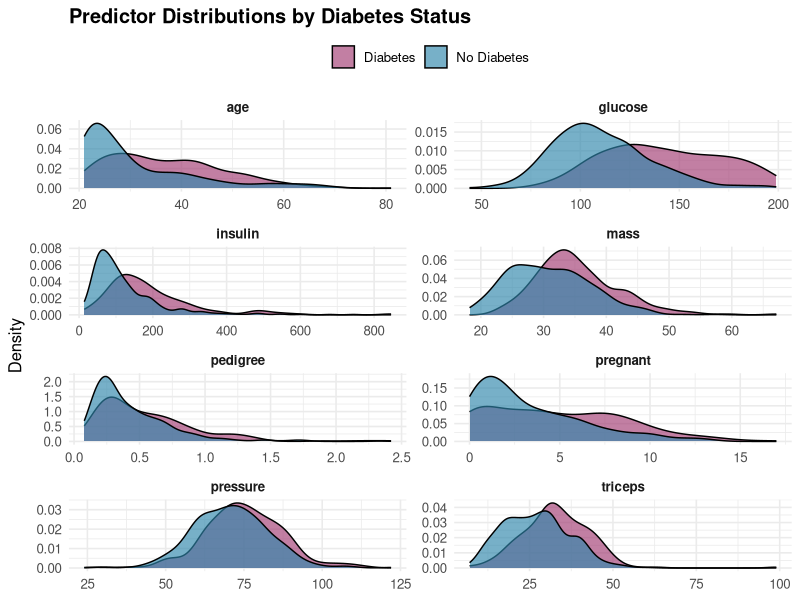
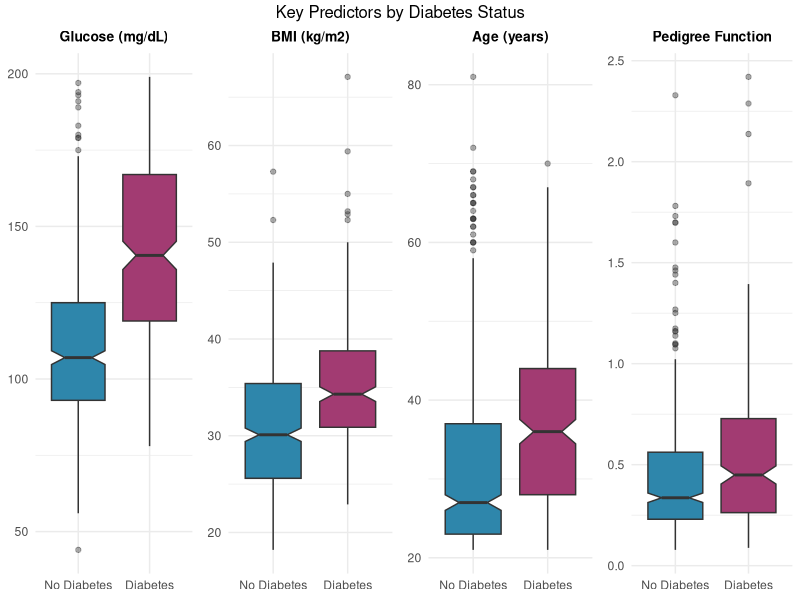
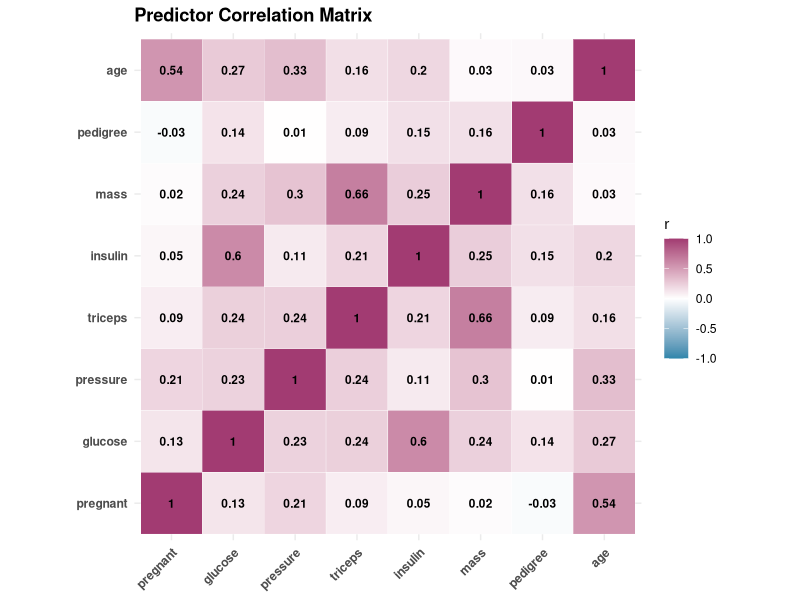
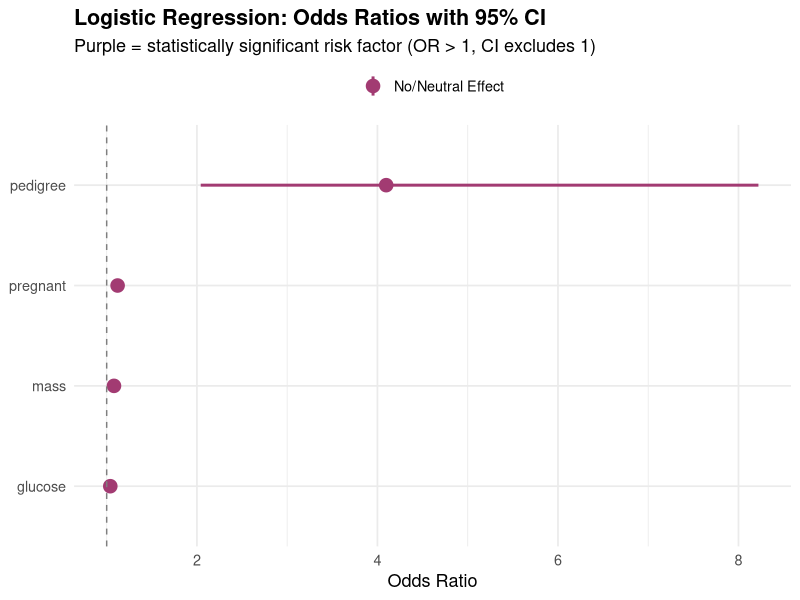
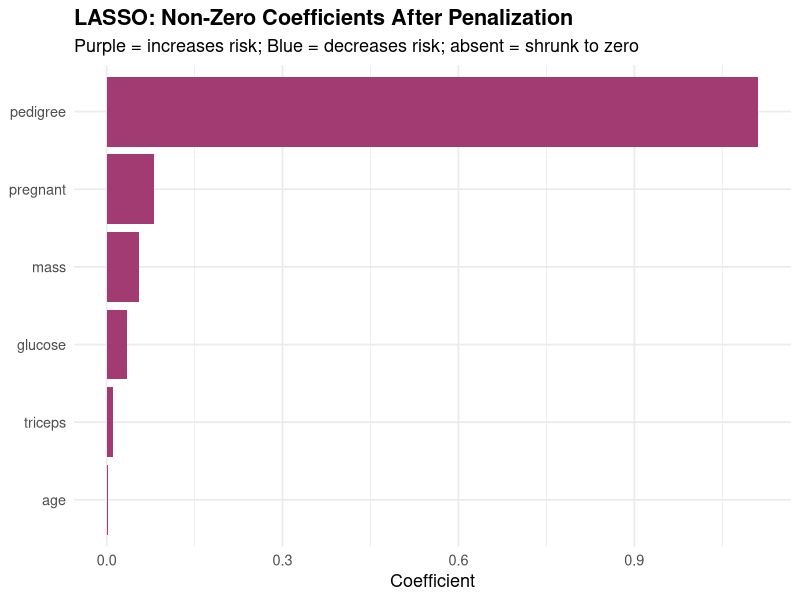
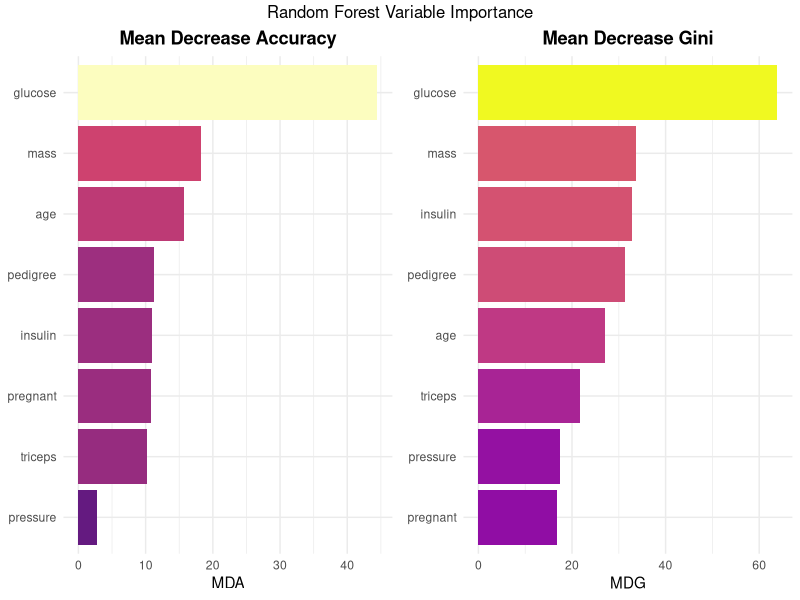
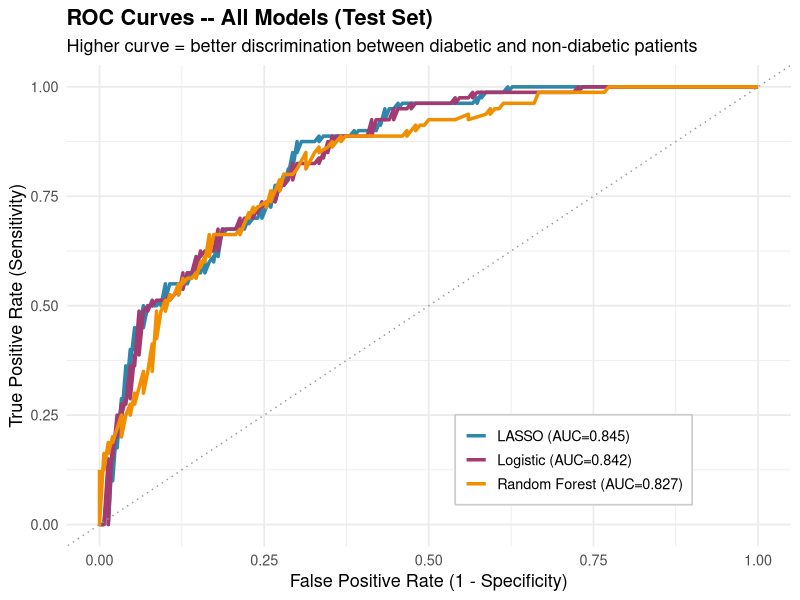
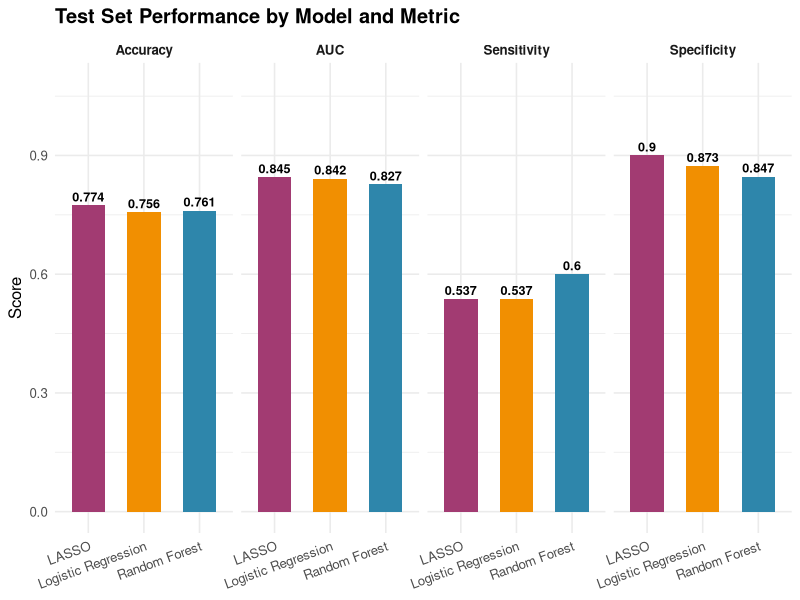

These figures' R source, in order:
## ---- chunk 1
knitr::opts_chunk$set(echo = TRUE, warning = FALSE, message = FALSE)
## ---- chunk 2
rm(list = ls())
set.seed(123)

required_packages <- c(
  "tidyverse", "mlbench", "caret", "pROC",
  "glmnet", "mice", "gridExtra", "reshape2",
  "randomForest", "knitr", "kableExtra", "scales", "viridis"
)

for (pkg in required_packages) {
  if (!requireNamespace(pkg, quietly = TRUE)) install.packages(pkg)
  suppressPackageStartupMessages(library(pkg, character.only = TRUE))
}

# Color palette
palette_neg <- "#2E86AB"   # Blue  – No Diabetes
palette_pos <- "#A23B72"   # Purple – Diabetes
palette_neu <- "#F18F01"   # Orange – neutral / third element
## ---- chunk 3
data("PimaIndiansDiabetes2", package = "mlbench")
diabetes_raw <- PimaIndiansDiabetes2

# Impute missing values
imp <- mice(diabetes_raw[, -9], m = 5, method = "pmm",
            seed = 123, printFlag = FALSE)
diabetes <- complete(imp, 1)
diabetes$diabetes <- diabetes_raw$diabetes

continuous_vars <- c("pregnant","glucose","pressure","triceps",
                     "insulin","mass","pedigree","age")
## ---- chunk 4
idx        <- createDataPartition(diabetes$diabetes, p = 0.70, list = FALSE)
train_data <- diabetes[idx, ]
test_data  <- diabetes[-idx, ]
## ---- chunk 5
diabetes |>
  select(all_of(continuous_vars), diabetes) |>
  pivot_longer(-diabetes, names_to = "Variable", values_to = "Value") |>
  mutate(Outcome = ifelse(diabetes == "neg", "No Diabetes", "Diabetes")) |>
  ggplot(aes(x = Value, fill = Outcome)) +
  geom_density(alpha = 0.65) +
  scale_fill_manual(values = c("No Diabetes" = palette_neg, "Diabetes" = palette_pos)) +
  facet_wrap(~Variable, scales = "free", ncol = 2) +
  labs(title = "Predictor Distributions by Diabetes Status",
       x = NULL, y = "Density", fill = NULL) +
  theme_minimal(base_size = 12) +
  theme(plot.title = element_text(face = "bold"), legend.position = "top",
        strip.text = element_text(face = "bold"))
## ---- chunk 6
top_vars   <- c("glucose", "mass", "age", "pedigree")
top_labels <- c("Glucose (mg/dL)", "BMI (kg/m2)", "Age (years)", "Pedigree Function")

bp_list <- mapply(function(v, lab) {
  ggplot(diabetes, aes_string(x = "diabetes", y = v, fill = "diabetes")) +
    geom_boxplot(notch = TRUE, outlier.alpha = 0.4, show.legend = FALSE) +
    scale_x_discrete(labels = c("neg" = "No Diabetes", "pos" = "Diabetes")) +
    scale_fill_manual(values = c("neg" = palette_neg, "pos" = palette_pos)) +
    labs(title = lab, x = NULL, y = NULL) +
    theme_minimal(base_size = 11) +
    theme(plot.title = element_text(face = "bold", hjust = 0.5, size = 10))
}, top_vars, top_labels, SIMPLIFY = FALSE)

grid.arrange(grobs = bp_list, ncol = 4,
             top = "Key Predictors by Diabetes Status")
## ---- chunk 7
cor_melt <- diabetes |>
  select(all_of(continuous_vars)) |>
  cor() |>
  melt()

ggplot(cor_melt, aes(x = Var1, y = Var2, fill = value)) +
  geom_tile(color = "white") +
  geom_text(aes(label = round(value, 2)), size = 3, fontface = "bold") +
  scale_fill_gradient2(low = palette_neg, mid = "white", high = palette_pos,
                       midpoint = 0, limits = c(-1, 1), name = "r") +
  labs(title = "Predictor Correlation Matrix", x = NULL, y = NULL) +
  theme_minimal(base_size = 11) +
  theme(axis.text.x = element_text(angle = 45, hjust = 1, face = "bold"),
        axis.text.y = element_text(face = "bold"),
        plot.title  = element_text(face = "bold")) +
  coord_fixed()
## ---- chunk 8
diabetes |>
  group_by(diabetes) |>
  summarise(across(all_of(continuous_vars),
                   ~paste0(round(mean(.), 1), " (+-", round(sd(.), 1), ")")),
            .groups = "drop") |>
  mutate(diabetes = ifelse(diabetes == "neg", "No Diabetes", "Diabetes")) |>
  pivot_longer(-diabetes, names_to = "Variable") |>
  pivot_wider(names_from = diabetes, values_from = value) |>
  kbl(caption = "Mean (+-SD) by Diabetes Status",
      col.names = c("Variable", "No Diabetes", "Diabetes")) |>
  kable_styling(bootstrap_options = c("striped","hover","condensed"), full_width = FALSE)
## ---- chunk 9
log_full <- glm(diabetes ~ ., data = train_data, family = binomial)
log_step <- step(log_full, direction = "both", trace = 0)

# Predictions
log_prob_tr  <- predict(log_step, train_data, type = "response")
log_prob_te  <- predict(log_step, test_data,  type = "response")
log_class_tr <- factor(ifelse(log_prob_tr > 0.5, "pos", "neg"), levels = c("neg","pos"))
log_class_te <- factor(ifelse(log_prob_te > 0.5, "pos", "neg"), levels = c("neg","pos"))

log_cm_tr  <- confusionMatrix(log_class_tr, train_data$diabetes, positive = "pos")
log_cm_te  <- confusionMatrix(log_class_te, test_data$diabetes,  positive = "pos")
log_roc_tr <- roc(train_data$diabetes, log_prob_tr, quiet = TRUE)
log_roc_te <- roc(test_data$diabetes,  log_prob_te, quiet = TRUE)
## ---- chunk 10
or_df <- data.frame(
  Variable = names(coef(log_step)),
  OR       = exp(coef(log_step)),
  CI_Lo    = exp(confint.default(log_step)[,1]),
  CI_Hi    = exp(confint.default(log_step)[,2])
) |> filter(Variable != "(Intercept)") |>
  mutate(across(where(is.numeric), ~round(., 3)))

kbl(or_df, caption = "Logistic Regression: Odds Ratios with 95% CI",
    col.names = c("Variable","OR","Lower CI","Upper CI")) |>
  kable_styling(bootstrap_options = c("striped","hover","condensed"), full_width = FALSE) |>
  row_spec(which(or_df$OR > 1 & or_df$CI_Lo > 1), bold = TRUE,
           color = "white", background = palette_pos)

ggplot(or_df, aes(x = reorder(Variable, OR), y = OR,
                  ymin = CI_Lo, ymax = CI_Hi, color = OR > 1)) +
  geom_pointrange(size = 0.9, linewidth = 1) +
  geom_hline(yintercept = 1, linetype = "dashed", color = "gray50") +
  scale_color_manual(values = c("FALSE" = palette_neg, "TRUE" = palette_pos),
                     labels = c("No/Neutral Effect", "Increased Risk"), name = NULL) +
  coord_flip() +
  labs(title    = "Logistic Regression: Odds Ratios with 95% CI",
       subtitle = "Purple = statistically significant risk factor (OR > 1, CI excludes 1)",
       x = NULL, y = "Odds Ratio") +
  theme_minimal(base_size = 13) +
  theme(plot.title = element_text(face = "bold"), legend.position = "top")
## ---- chunk 11
x_tr <- model.matrix(diabetes ~ ., train_data)[,-1]
y_tr <- ifelse(train_data$diabetes == "pos", 1, 0)
x_te <- model.matrix(diabetes ~ ., test_data)[,-1]

cv_lasso    <- cv.glmnet(x_tr, y_tr, alpha = 1, family = "binomial", nfolds = 10)
lasso_model <- glmnet(x_tr, y_tr, alpha = 1, family = "binomial",
                      lambda = cv_lasso$lambda.min)

# Predictions
las_prob_tr  <- predict(lasso_model, x_tr, type = "response")[,1]
las_prob_te  <- predict(lasso_model, x_te, type = "response")[,1]
las_class_tr <- factor(ifelse(las_prob_tr > 0.5, "pos", "neg"), levels = c("neg","pos"))
las_class_te <- factor(ifelse(las_prob_te > 0.5, "pos", "neg"), levels = c("neg","pos"))

las_cm_tr  <- confusionMatrix(las_class_tr, train_data$diabetes, positive = "pos")
las_cm_te  <- confusionMatrix(las_class_te, test_data$diabetes,  positive = "pos")
las_roc_tr <- roc(train_data$diabetes, las_prob_tr, quiet = TRUE)
las_roc_te <- roc(test_data$diabetes,  las_prob_te, quiet = TRUE)
## ---- chunk 12
las_coef_df <- data.frame(
  Variable = rownames(as.matrix(coef(lasso_model))),
  Coef     = as.matrix(coef(lasso_model))[,1]
) |> filter(Variable != "(Intercept)", Coef != 0) |>
  arrange(desc(abs(Coef)))

ggplot(las_coef_df, aes(x = reorder(Variable, abs(Coef)), y = Coef, fill = Coef > 0)) +
  geom_col(show.legend = FALSE) +
  scale_fill_manual(values = c("FALSE" = palette_neg, "TRUE" = palette_pos)) +
  coord_flip() +
  labs(title    = "LASSO: Non-Zero Coefficients After Penalization",
       subtitle = "Purple = increases risk; Blue = decreases risk; absent = shrunk to zero",
       x = NULL, y = "Coefficient") +
  theme_minimal(base_size = 13) +
  theme(plot.title = element_text(face = "bold"))
## ---- chunk 13
rf_model <- randomForest(diabetes ~ ., data = train_data,
                         ntree = 500, mtry = 3, importance = TRUE)

rf_prob_tr  <- predict(rf_model, train_data, type = "prob")[,"pos"]
rf_prob_te  <- predict(rf_model, test_data,  type = "prob")[,"pos"]
rf_class_tr <- predict(rf_model, train_data, type = "class")
rf_class_te <- predict(rf_model, test_data,  type = "class")

rf_cm_tr  <- confusionMatrix(rf_class_tr, train_data$diabetes, positive = "pos")
rf_cm_te  <- confusionMatrix(rf_class_te, test_data$diabetes,  positive = "pos")
rf_roc_tr <- roc(train_data$diabetes, rf_prob_tr, quiet = TRUE)
rf_roc_te <- roc(test_data$diabetes,  rf_prob_te, quiet = TRUE)
## ---- chunk 14
imp_df <- as.data.frame(importance(rf_model)) |>
  rownames_to_column("Variable") |>
  arrange(desc(MeanDecreaseAccuracy))

p_mda <- ggplot(imp_df, aes(x = reorder(Variable, MeanDecreaseAccuracy),
                             y = MeanDecreaseAccuracy, fill = MeanDecreaseAccuracy)) +
  geom_col(show.legend = FALSE) +
  scale_fill_viridis_c(option = "magma", begin = 0.3) +
  coord_flip() +
  labs(title = "Mean Decrease Accuracy", x = NULL, y = "MDA") +
  theme_minimal(base_size = 11) +
  theme(plot.title = element_text(face = "bold", hjust = 0.5))

p_mdg <- ggplot(imp_df, aes(x = reorder(Variable, MeanDecreaseGini),
                             y = MeanDecreaseGini, fill = MeanDecreaseGini)) +
  geom_col(show.legend = FALSE) +
  scale_fill_viridis_c(option = "plasma", begin = 0.3) +
  coord_flip() +
  labs(title = "Mean Decrease Gini", x = NULL, y = "MDG") +
  theme_minimal(base_size = 11) +
  theme(plot.title = element_text(face = "bold", hjust = 0.5))

grid.arrange(p_mda, p_mdg, ncol = 2,
             top = "Random Forest Variable Importance")
## ---- chunk 15
results <- data.frame(
  Model       = c("Logistic Regression", "LASSO", "Random Forest"),
  Train_Acc   = round(c(log_cm_tr$overall["Accuracy"],
                        las_cm_tr$overall["Accuracy"],
                        rf_cm_tr$overall["Accuracy"]), 4),
  Test_Acc    = round(c(log_cm_te$overall["Accuracy"],
                        las_cm_te$overall["Accuracy"],
                        rf_cm_te$overall["Accuracy"]), 4),
  Sensitivity = round(c(log_cm_te$byClass["Sensitivity"],
                        las_cm_te$byClass["Sensitivity"],
                        rf_cm_te$byClass["Sensitivity"]), 4),
  Specificity = round(c(log_cm_te$byClass["Specificity"],
                        las_cm_te$byClass["Specificity"],
                        rf_cm_te$byClass["Specificity"]), 4),
  F1          = round(c(log_cm_te$byClass["F1"],
                        las_cm_te$byClass["F1"],
                        rf_cm_te$byClass["F1"]), 4),
  Test_AUC    = round(c(auc(log_roc_te),
                        auc(las_roc_te),
                        auc(rf_roc_te)), 4)
)

best <- which.max(results$Test_AUC)

kbl(results, caption = "Model Performance Comparison (Test Set)",
    col.names = c("Model","Train Acc.","Test Acc.","Sensitivity",
                  "Specificity","F1 Score","Test AUC")) |>
  kable_styling(bootstrap_options = c("striped","hover","condensed"), full_width = TRUE) |>
  row_spec(best, bold = TRUE, color = "white", background = palette_neg) |>
  add_footnote("Highlighted = best Test AUC", notation = "symbol")
## ---- chunk 16
roc_df <- bind_rows(
  data.frame(fpr = 1 - log_roc_te$specificities, tpr = log_roc_te$sensitivities,
             Model = paste0("Logistic (AUC=", round(auc(log_roc_te), 3), ")")),
  data.frame(fpr = 1 - las_roc_te$specificities, tpr = las_roc_te$sensitivities,
             Model = paste0("LASSO (AUC=", round(auc(las_roc_te), 3), ")")),
  data.frame(fpr = 1 - rf_roc_te$specificities,  tpr = rf_roc_te$sensitivities,
             Model = paste0("Random Forest (AUC=", round(auc(rf_roc_te), 3), ")"))
)

ggplot(roc_df, aes(x = fpr, y = tpr, color = Model)) +
  geom_line(linewidth = 1.2) +
  geom_abline(slope = 1, intercept = 0, linetype = "dotted", color = "gray60") +
  scale_color_manual(values = c(palette_neg, palette_pos, palette_neu)) +
  labs(title    = "ROC Curves -- All Models (Test Set)",
       subtitle = "Higher curve = better discrimination between diabetic and non-diabetic patients",
       x = "False Positive Rate (1 - Specificity)",
       y = "True Positive Rate (Sensitivity)",
       color = NULL) +
  theme_minimal(base_size = 13) +
  theme(plot.title = element_text(face = "bold"),
        legend.position = c(0.70, 0.18),
        legend.background = element_rect(fill = "white", color = "gray80"))
## ---- chunk 17
results |>
  select(Model, Test_Acc, Sensitivity, Specificity, Test_AUC) |>
  pivot_longer(-Model, names_to = "Metric", values_to = "Value") |>
  mutate(Metric = recode(Metric, "Test_Acc" = "Accuracy", "Test_AUC" = "AUC")) |>
  ggplot(aes(x = Model, y = Value, fill = Model)) +
  geom_col(width = 0.6, show.legend = FALSE) +
  geom_text(aes(label = round(Value, 3)), vjust = -0.4, size = 3.2, fontface = "bold") +
  scale_fill_manual(values = c(palette_pos, palette_neu, palette_neg)) +
  scale_y_continuous(limits = c(0, 1.08)) +
  facet_wrap(~Metric, ncol = 4) +
  labs(title = "Test Set Performance by Model and Metric", x = NULL, y = "Score") +
  theme_minimal(base_size = 12) +
  theme(axis.text.x  = element_text(angle = 20, hjust = 1),
        plot.title   = element_text(face = "bold"),
        strip.text   = element_text(face = "bold"))
## ---- chunk 18
plot_cm <- function(cm_obj, title_str, color) {
  cm_df <- as.data.frame(cm_obj$table)
  cm_df$Reference  <- factor(cm_df$Reference,  levels = c("pos","neg"))
  cm_df$Prediction <- factor(cm_df$Prediction, levels = c("neg","pos"))
  ggplot(cm_df, aes(x = Reference, y = Prediction, fill = Freq)) +
    geom_tile(color = "white") +
    geom_text(aes(label = Freq), size = 7, fontface = "bold") +
    scale_fill_gradient(low = "white", high = color) +
    scale_x_discrete(labels = c("pos" = "Diabetes", "neg" = "No Diabetes")) +
    scale_y_discrete(labels = c("pos" = "Diabetes", "neg" = "No Diabetes")) +
    labs(title = title_str, x = "Actual", y = "Predicted") +
    theme_minimal(base_size = 11) +
    theme(plot.title = element_text(face = "bold", hjust = 0.5),
          legend.position = "none")
}

grid.arrange(
  plot_cm(log_cm_te, "Logistic Regression", palette_pos),
  plot_cm(las_cm_te, "LASSO",               palette_neu),
  plot_cm(rf_cm_te,  "Random Forest",        palette_neg),
  ncol = 3, top = "Confusion Matrices -- Test Set"
)
## ---- chunk 19
log_c  <- abs(coef(log_step)[-1]); log_c  <- log_c  / sum(log_c)
las_c  <- abs(as.matrix(coef(lasso_model))[-1,1])
las_c  <- las_c / sum(las_c)
rf_mda <- importance(rf_model)[,"MeanDecreaseAccuracy"]
rf_mda <- rf_mda / sum(rf_mda)

make_imp <- function(vals, model_name) {
  v <- setNames(rep(0, length(continuous_vars)), continuous_vars)
  v[names(vals)] <- vals
  data.frame(Variable = continuous_vars, Importance = v, Model = model_name)
}

all_imp <- bind_rows(
  make_imp(log_c,  "Logistic"),
  make_imp(las_c,  "LASSO"),
  make_imp(rf_mda, "Random Forest")
) |> filter(Importance > 0)

ggplot(all_imp, aes(x = reorder(Variable, Importance), y = Importance, fill = Model)) +
  geom_col(position = "dodge") +
  scale_fill_manual(values = c("Logistic" = palette_pos, "LASSO" = palette_neu,
                               "Random Forest" = palette_neg)) +
  coord_flip() +
  labs(title    = "Normalized Variable Importance -- All Three Models",
       subtitle = "Scores scaled to sum to 1 within each model for direct comparison",
       x = NULL, y = "Normalized Importance", fill = "Model") +
  theme_minimal(base_size = 13) +
  theme(plot.title = element_text(face = "bold"), legend.position = "top")
## ---- chunk 20
data.frame(
  Rank     = 1:5,
  Variable = c("Glucose", "BMI (mass)", "Age", "Pedigree Function", "Pregnancies"),
  Reason   = c(
    "Primary clinical marker; most discriminating predictor in all three models",
    "Key driver of insulin resistance; consistently high importance",
    "Cumulative metabolic risk; strong signal across all models",
    "Captures genetic and family history component of diabetes risk",
    "Associated with gestational diabetes history and hormonal changes"
  )
) |>
  kbl(caption = "Top 5 Most Influential Variables (Consistent Across All Models)") |>
  kable_styling(bootstrap_options = c("striped","hover","condensed"), full_width = TRUE)
## ---- chunk 21
sessionInfo()
